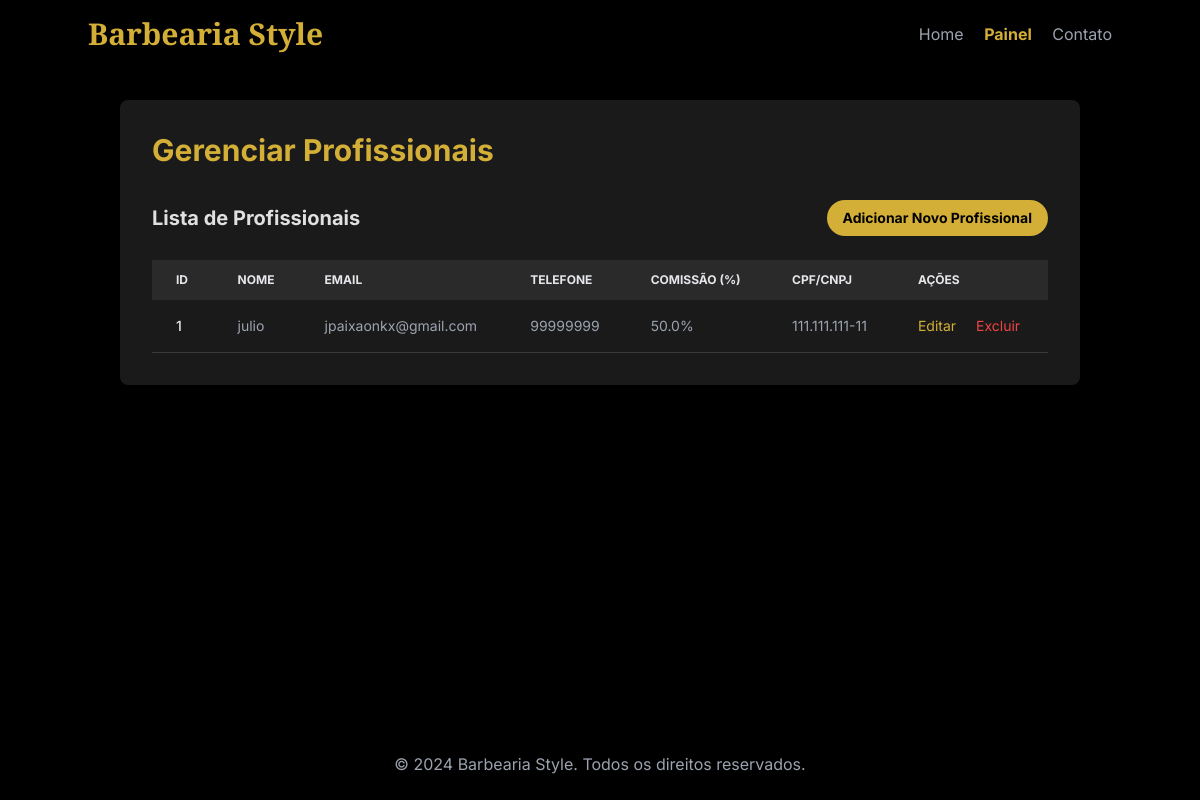
Before: /profissionais with the older database file.
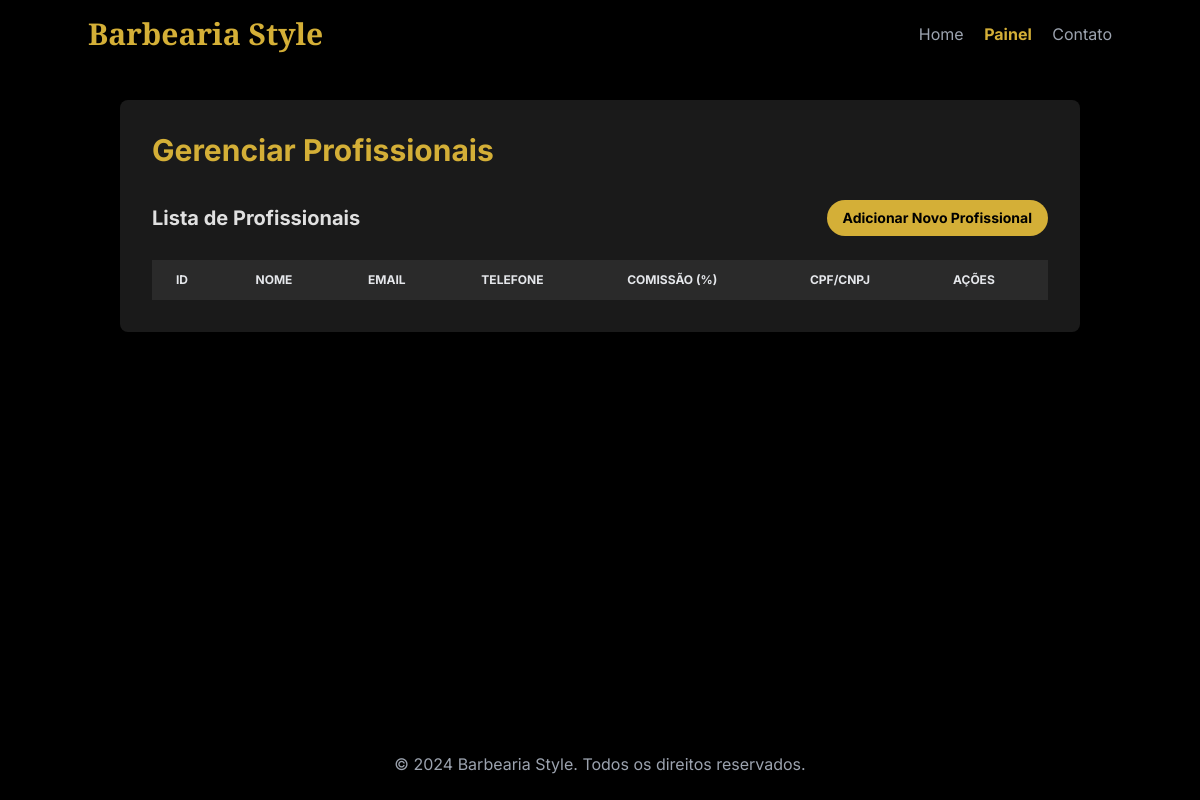
After: the same page with the newer database file.
### tables this page shows
CREATE TABLE profissionais
                 (
                     id
                     INTEGER
                     PRIMARY
                     KEY
                     AUTOINCREMENT,
                     nome
                     TEXT
                     NOT
                     NULL,
                     email
                     TEXT
                     UNIQUE
                     NOT
                     NULL,
                     telefone
                     TEXT,
                     comissao
                     REAL,
                     cpf_cnpj
                     TEXT
                     UNIQUE
                     NOT
                     NULL
                 );

### main.py (the view, shortened to what this page needs)
@app.route('/profissionais', methods=['GET', 'POST'])
def gerenciar_profissionais():
    conn = get_db_connection()
    profissional_editar = None
    if 'editar_id' in request.args:
        profissional_editar = conn.execute('SELECT * FROM profissionais WHERE id = ?',
                                           (request.args.get('editar_id'),)).fetchone()
    profissionais = conn.execute('SELECT * FROM profissionais').fetchall()
    conn.close()
    return render_template('gerenciar_profissionais.html', profissionais=profissionais,
                           profissional_editar=profissional_editar)

### main.py (called while the page is built)
def get_db_connection():
    conn = sqlite3.connect('database.db')
    conn.row_factory = sqlite3.Row
    return conn

### templates/gerenciar_profissionais.html (shortened to what this page needs)
<!DOCTYPE html>
<html lang="pt-BR">
<head>
    <script src="https://cdn.tailwindcss.com"></script>
</head>
<body class="antialiased flex flex-col min-h-screen">
    <header class="p-4 bg-black shadow-md">
        <nav class="container mx-auto flex justify-between items-center">
            <h1 class="text-3xl font-bold text-primary cinzel-font">Barbearia Style</h1>
            <div class="space-x-4">
                <a href="/" class="text-gray-400 hover:text-primary transition-colors duration-200">Home</a>
                <a href="/admin" class="text-primary font-bold">Painel</a>
                <a href="/contato" class="text-gray-400 hover:text-primary transition-colors duration-200">Contato</a>
            </div>
        </nav>
    </header>
    <main class="flex-grow p-8 container mx-auto">
        <div class="bg-card p-8 rounded-lg shadow-2xl">
            <h2 class="text-3xl font-bold text-primary mb-8">Gerenciar Profissionais</h2>
            <div class="mb-6 flex justify-between items-center">
                <h3 class="text-xl font-bold">Lista de Profissionais</h3>
                <a href="{{ url_for('gerenciar_profissionais', adicionar=True) }}" class="btn-primary px-4 py-2 rounded-full text-sm">Adicionar Novo Profissional</a>
            </div>
            <div class="overflow-x-auto">
                <table class="w-full text-sm text-left text-gray-400">
                    <thead class="text-xs text-gray-200 uppercase bg-[#2a2a2a]">
                        <tr>
                            <th scope="col" class="py-3 px-6">ID</th>
                            <th scope="col" class="py-3 px-6">Nome</th>
                            <th scope="col" class="py-3 px-6">Email</th>
                            <th scope="col" class="py-3 px-6">Telefone</th>
                            <th scope="col" class="py-3 px-6">Comissão (%)</th>
                            <th scope="col" class="py-3 px-6">CPF/CNPJ</th>
                            <th scope="col" class="py-3 px-6">Ações</th>
                        </tr>
                    </thead>
                    <tbody>
                        {% for profissional in profissionais %}
                        <tr class="bg-card border-b border-[#3a3a3a]">
                            <td class="py-4 px-6 font-medium text-gray-200">{{ profissional['id'] }}</td>
                            <td class="py-4 px-6">{{ profissional['nome'] }}</td>
                            <td class="py-4 px-6">{{ profissional['email'] }}</td>
                            <td class="py-4 px-6">{{ profissional['telefone'] }}</td>
                            <td class="py-4 px-6">{{ profissional['comissao'] }}%</td>
                            <td class="py-4 px-6">{{ profissional['cpf_cnpj'] }}</td>
                            <td class="py-4 px-6">
                                <a href="{{ url_for('gerenciar_profissionais', editar_id=profissional['id']) }}" class="text-primary hover:underline mr-4">Editar</a>
                                <a href="{{ url_for('gerenciar_profissionais', excluir_id=profissional['id']) }}" class="text-red-500 hover:underline">Excluir</a>
                            </td>
                        </tr>
                        {% endfor %}
                    </tbody>
                </table>
            </div>
        </div>
    </main>
    <footer class="p-6 text-center text-gray-400 bg-black mt-auto">
        <p>&copy; 2024 Barbearia Style. Todos os direitos reservados.</p>
    </footer>
</body>
</html>

Changed rows visible on the page:
removed profissionais: id "1", nome "julio", email "jpaixaonkx@gmail.com", telefone "99999999", comissao "50.0", cpf_cnpj "111.111.111-11"
